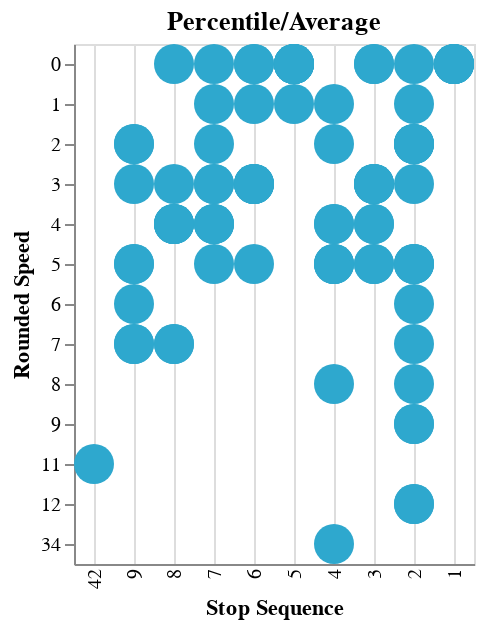

Notebook code for this chart:
### Code cell
test2

### Figure 1 — Vega-Lite specification as saved in the notebook (floating-point values rounded to 4 significant figures)
{"config": {"view": {"continuousWidth": 300, "continuousHeight": 300}}, "data": {"name": "data-989a34a404eca811b3d670e660ee9008"}, "mark": {"type": "circle", "opacity": 1, "size": 400}, "encoding": {"color": {"field": "Variable", "legend": null, "scale": {"range": ["#2EA8CE", "#EB9F3C", "#F4D837", "#51BF9D", "#8CBCCB", "#9487C0"]}, "type": "nominal"}, "tooltip": [{"field": "Gtfs Dataset Name", "type": "nominal"}, {"field": "Shape Array Key", "type": "nominal"}, {"field": "Trip Id", "type": "nominal"}, {"field": "Stop Sequence", "type": "quantitative"}, {"field": "Gtfs Dataset Key", "type": "nominal"}, {"field": "Loop Or Inlining", "type": "quantitative"}, {"field": "N Trips", "type": "quantitative"}, {"field": "Variable", "type": "nominal"}, {"field": "Speed", "type": "quantitative"}, {"field": "Route", "type": "nominal"}, {"field": "Rounded Speed", "type": "quantitative"}], "x": {"axis": {"grid": true, "ticks": false}, "field": "Stop Sequence", "sort": "descending", "type": "ordinal"}, "y": {"field": "Rounded Speed", "type": "nominal"}}, "title": "Percentile/Average", "transform": [{"window": [{"op": "rank", "field": "", "as": "id"}], "groupby": ["Variable"]}], "$schema": "https://vega.github.io/schema/vega-lite/v5.8.0.json", "datasets": {"data-989a34a404eca811b3d670e660ee9008": [{"Gtfs Dataset Name": "Anaheim Resort VehiclePositions", "Shape Array Key": "29d2bbdbeaec1d6888800f85bebf6e33", "Trip Id": "aa6a03fe-f119-44a5-8976-2ad77ceeb89f:4", "Stop Sequence": 1, "Gtfs Dataset Key": "1051e067d18a76b0a79789f051d5c22b", "Loop Or Inlining": 1, "N Trips": 8, "Variable": "Speed Mph", "Speed": 0.0, "Route": "Anaheim Resort VehiclePositions 29d2bbdbeaec1d6888800f85bebf6e33", "Rounded Speed": 0}, {"Gtfs Dataset Name": "Anaheim Resort VehiclePositions", "Shape Array Key": "29d2bbdbeaec1d6888800f85bebf6e33", "Trip Id": "aa6a03fe-f119-44a5-8976-2ad77ceeb89f:1", "Stop Sequence": 1, "Gtfs Dataset Key": "1051e067d18a76b0a79789f051d5c22b", "Loop Or Inlining": 1, "N Trips": 8, "Variable": "Speed Mph", "Speed": 0.0, "Route": "Anaheim Resort VehiclePositions 29d2bbdbeaec1d6888800f85bebf6e33", "Rounded Speed": 0}, {"Gtfs Dataset Name": "Anaheim Resort VehiclePositions", "Shape Array Key": "29d2bbdbeaec1d6888800f85bebf6e33", "Trip Id": "aa6a03fe-f119-44a5-8976-2ad77ceeb89f:3", "Stop Sequence": 1, "Gtfs Dataset Key": "1051e067d18a76b0a79789f051d5c22b", "Loop Or Inlining": 1, "N Trips": 8, "Variable": "Speed Mph", "Speed": 0.0, "Route": "Anaheim Resort VehiclePositions 29d2bbdbeaec1d6888800f85bebf6e33", "Rounded Speed": 0}, {"Gtfs Dataset Name": "Anaheim Resort VehiclePositions", "Shape Array Key": "29d2bbdbeaec1d6888800f85bebf6e33", "Trip Id": "aa6a03fe-f119-44a5-8976-2ad77ceeb89f:7", "Stop Sequence": 1, "Gtfs Dataset Key": "1051e067d18a76b0a79789f051d5c22b", "Loop Or Inlining": 1, "N Trips": 8, "Variable": "Speed Mph", "Speed": 0.0, "Route": "Anaheim Resort VehiclePositions 29d2bbdbeaec1d6888800f85bebf6e33", "Rounded Speed": 0}, {"Gtfs Dataset Name": "Anaheim Resort VehiclePositions", "Shape Array Key": "29d2bbdbeaec1d6888800f85bebf6e33", "Trip Id": "aa6a03fe-f119-44a5-8976-2ad77ceeb89f:4", "Stop Sequence": 2, "Gtfs Dataset Key": "1051e067d18a76b0a79789f051d5c22b", "Loop Or Inlining": 1, "N Trips": 8, "Variable": "Speed Mph", "Speed": 9.1, "Route": "Anaheim Resort VehiclePositions 29d2bbdbeaec1d6888800f85bebf6e33", "Rounded Speed": 9}, {"Gtfs Dataset Name": "Anaheim Resort VehiclePositions", "Shape Array Key": "29d2bbdbeaec1d6888800f85bebf6e33", "Trip Id": "aa6a03fe-f119-44a5-8976-2ad77ceeb89f:8", "Stop Sequence": 2, "Gtfs Dataset Key": "1051e067d18a76b0a79789f051d5c22b", "Loop Or Inlining": 1, "N Trips": 8, "Variable": "Speed Mph", "Speed": 9.6, "Route": "Anaheim Resort VehiclePositions 29d2bbdbeaec1d6888800f85bebf6e33", "Rounded Speed": 9}, {"Gtfs Dataset Name": "Anaheim Resort VehiclePositions", "Shape Array Key": "29d2bbdbeaec1d6888800f85bebf6e33", "Trip Id": "aa6a03fe-f119-44a5-8976-2ad77ceeb89f:2", "Stop Sequence": 2, "Gtfs Dataset Key": "1051e067d18a76b0a79789f051d5c22b", "Loop Or Inlining": 1, "N Trips": 8, "Variable": "Speed Mph", "Speed": 12.1, "Route": "Anaheim Resort VehiclePositions 29d2bbdbeaec1d6888800f85bebf6e33", "Rounded Speed": 12}, {"Gtfs Dataset Name": "Anaheim Resort VehiclePositions", "Shape Array Key": "29d2bbdbeaec1d6888800f85bebf6e33", "Trip Id": "aa6a03fe-f119-44a5-8976-2ad77ceeb89f:7", "Stop Sequence": 2, "Gtfs Dataset Key": "1051e067d18a76b0a79789f051d5c22b", "Loop Or Inlining": 1, "N Trips": 8, "Variable": "Speed Mph", "Speed": 7.3, "Route": "Anaheim Resort VehiclePositions 29d2bbdbeaec1d6888800f85bebf6e33", "Rounded Speed": 7}, {"Gtfs Dataset Name": "Anaheim Resort VehiclePositions", "Shape Array Key": "29d2bbdbeaec1d6888800f85bebf6e33", "Trip Id": "aa6a03fe-f119-44a5-8976-2ad77ceeb89f:5", "Stop Sequence": 2, "Gtfs Dataset Key": "1051e067d18a76b0a79789f051d5c22b", "Loop Or Inlining": 1, "N Trips": 8, "Variable": "Speed Mph", "Speed": 12.2, "Route": "Anaheim Resort VehiclePositions 29d2bbdbeaec1d6888800f85bebf6e33", "Rounded Speed": 12}, {"Gtfs Dataset Name": "Anaheim Resort VehiclePositions", "Shape Array Key": "29d2bbdbeaec1d6888800f85bebf6e33", "Trip Id": "aa6a03fe-f119-44a5-8976-2ad77ceeb89f:1", "Stop Sequence": 2, "Gtfs Dataset Key": "1051e067d18a76b0a79789f051d5c22b", "Loop Or Inlining": 1, "N Trips": 8, "Variable": "Speed Mph", "Speed": 1.5, "Route": "Anaheim Resort VehiclePositions 29d2bbdbeaec1d6888800f85bebf6e33", "Rounded Speed": 1}, {"Gtfs Dataset Name": "Anaheim Resort VehiclePositions", "Shape Array Key": "29d2bbdbeaec1d6888800f85bebf6e33", "Trip Id": "aa6a03fe-f119-44a5-8976-2ad77ceeb89f:3", "Stop Sequence": 2, "Gtfs Dataset Key": "1051e067d18a76b0a79789f051d5c22b", "Loop Or Inlining": 1, "N Trips": 8, "Variable": "Speed Mph", "Speed": 6.7, "Route": "Anaheim Resort VehiclePositions 29d2bbdbeaec1d6888800f85bebf6e33", "Rounded Speed": 6}, {"Gtfs Dataset Name": "Anaheim Resort VehiclePositions", "Shape Array Key": "29d2bbdbeaec1d6888800f85bebf6e33", "Trip Id": "aa6a03fe-f119-44a5-8976-2ad77ceeb89f:6", "Stop Sequence": 2, "Gtfs Dataset Key": "1051e067d18a76b0a79789f051d5c22b", "Loop Or Inlining": 1, "N Trips": 8, "Variable": "Speed Mph", "Speed": 5.5, "Route": "Anaheim Resort VehiclePositions 29d2bbdbeaec1d6888800f85bebf6e33", "Rounded Speed": 5}, {"Gtfs Dataset Name": "Anaheim Resort VehiclePositions", "Shape Array Key": "29d2bbdbeaec1d6888800f85bebf6e33", "Trip Id": "aa6a03fe-f119-44a5-8976-2ad77ceeb89f:8", "Stop Sequence": 3, "Gtfs Dataset Key": "1051e067d18a76b0a79789f051d5c22b", "Loop Or Inlining": 1, "N Trips": 8, "Variable": "Speed Mph", "Speed": 4.2, "Route": "Anaheim Resort VehiclePositions 29d2bbdbeaec1d6888800f85bebf6e33", "Rounded Speed": 4}, {"Gtfs Dataset Name": "Anaheim Resort VehiclePositions", "Shape Array Key": "29d2bbdbeaec1d6888800f85bebf6e33", "Trip Id": "aa6a03fe-f119-44a5-8976-2ad77ceeb89f:6", "Stop Sequence": 3, "Gtfs Dataset Key": "1051e067d18a76b0a79789f051d5c22b", "Loop Or Inlining": 1, "N Trips": 8, "Variable": "Speed Mph", "Speed": 5.5, "Route": "Anaheim Resort VehiclePositions 29d2bbdbeaec1d6888800f85bebf6e33", "Rounded Speed": 5}, {"Gtfs Dataset Name": "Anaheim Resort VehiclePositions", "Shape Array Key": "29d2bbdbeaec1d6888800f85bebf6e33", "Trip Id": "aa6a03fe-f119-44a5-8976-2ad77ceeb89f:3", "Stop Sequence": 3, "Gtfs Dataset Key": "1051e067d18a76b0a79789f051d5c22b", "Loop Or Inlining": 1, "N Trips": 8, "Variable": "Speed Mph", "Speed": 5.2, "Route": "Anaheim Resort VehiclePositions 29d2bbdbeaec1d6888800f85bebf6e33", "Rounded Speed": 5}, {"Gtfs Dataset Name": "Anaheim Resort VehiclePositions", "Shape Array Key": "29d2bbdbeaec1d6888800f85bebf6e33", "Trip Id": "aa6a03fe-f119-44a5-8976-2ad77ceeb89f:7", "Stop Sequence": 3, "Gtfs Dataset Key": "1051e067d18a76b0a79789f051d5c22b", "Loop Or Inlining": 1, "N Trips": 8, "Variable": "Speed Mph", "Speed": 3.7, "Route": "Anaheim Resort VehiclePositions 29d2bbdbeaec1d6888800f85bebf6e33", "Rounded Speed": 3}, {"Gtfs Dataset Name": "Anaheim Resort VehiclePositions", "Shape Array Key": "29d2bbdbeaec1d6888800f85bebf6e33", "Trip Id": "aa6a03fe-f119-44a5-8976-2ad77ceeb89f:1", "Stop Sequence": 3, "Gtfs Dataset Key": "1051e067d18a76b0a79789f051d5c22b", "Loop Or Inlining": 1, "N Trips": 8, "Variable": "Speed Mph", "Speed": 3.8, "Route": "Anaheim Resort VehiclePositions 29d2bbdbeaec1d6888800f85bebf6e33", "Rounded Speed": 3}, {"Gtfs Dataset Name": "Anaheim Resort VehiclePositions", "Shape Array Key": "29d2bbdbeaec1d6888800f85bebf6e33", "Trip Id": "aa6a03fe-f119-44a5-8976-2ad77ceeb89f:5", "Stop Sequence": 3, "Gtfs Dataset Key": "1051e067d18a76b0a79789f051d5c22b", "Loop Or Inlining": 1, "N Trips": 8, "Variable": "Speed Mph", "Speed": 3.7, "Route": "Anaheim Resort VehiclePositions 29d2bbdbeaec1d6888800f85bebf6e33", "Rounded Speed": 3}, {"Gtfs Dataset Name": "Anaheim Resort VehiclePositions", "Shape Array Key": "29d2bbdbeaec1d6888800f85bebf6e33", "Trip Id": "aa6a03fe-f119-44a5-8976-2ad77ceeb89f:4", "Stop Sequence": 3, "Gtfs Dataset Key": "1051e067d18a76b0a79789f051d5c22b", "Loop Or Inlining": 1, "N Trips": 8, "Variable": "Speed Mph", "Speed": 4.0, "Route": "Anaheim Resort VehiclePositions 29d2bbdbeaec1d6888800f85bebf6e33", "Rounded Speed": 4}, {"Gtfs Dataset Name": "Anaheim Resort VehiclePositions", "Shape Array Key": "29d2bbdbeaec1d6888800f85bebf6e33", "Trip Id": "aa6a03fe-f119-44a5-8976-2ad77ceeb89f:2", "Stop Sequence": 3, "Gtfs Dataset Key": "1051e067d18a76b0a79789f051d5c22b", "Loop Or Inlining": 1, "N Trips": 8, "Variable": "Speed Mph", "Speed": 3.5, "Route": "Anaheim Resort VehiclePositions 29d2bbdbeaec1d6888800f85bebf6e33", "Rounded Speed": 3}, {"Gtfs Dataset Name": "Anaheim Resort VehiclePositions", "Shape Array Key": "29d2bbdbeaec1d6888800f85bebf6e33", "Trip Id": "aa6a03fe-f119-44a5-8976-2ad77ceeb89f:3", "Stop Sequence": 4, "Gtfs Dataset Key": "1051e067d18a76b0a79789f051d5c22b", "Loop Or Inlining": 1, "N Trips": 8, "Variable": "Speed Mph", "Speed": 5.5, "Route": "Anaheim Resort VehiclePositions 29d2bbdbeaec1d6888800f85bebf6e33", "Rounded Speed": 5}, {"Gtfs Dataset Name": "Anaheim Resort VehiclePositions", "Shape Array Key": "29d2bbdbeaec1d6888800f85bebf6e33", "Trip Id": "aa6a03fe-f119-44a5-8976-2ad77ceeb89f:2", "Stop Sequence": 4, "Gtfs Dataset Key": "1051e067d18a76b0a79789f051d5c22b", "Loop Or Inlining": 1, "N Trips": 8, "Variable": "Speed Mph", "Speed": 4.7, "Route": "Anaheim Resort VehiclePositions 29d2bbdbeaec1d6888800f85bebf6e33", "Rounded Speed": 4}, {"Gtfs Dataset Name": "Anaheim Resort VehiclePositions", "Shape Array Key": "29d2bbdbeaec1d6888800f85bebf6e33", "Trip Id": "aa6a03fe-f119-44a5-8976-2ad77ceeb89f:5", "Stop Sequence": 4, "Gtfs Dataset Key": "1051e067d18a76b0a79789f051d5c22b", "Loop Or Inlining": 1, "N Trips": 8, "Variable": "Speed Mph", "Speed": 2.7, "Route": "Anaheim Resort VehiclePositions 29d2bbdbeaec1d6888800f85bebf6e33", "Rounded Speed": 2}, {"Gtfs Dataset Name": "Anaheim Resort VehiclePositions", "Shape Array Key": "29d2bbdbeaec1d6888800f85bebf6e33", "Trip Id": "aa6a03fe-f119-44a5-8976-2ad77ceeb89f:4", "Stop Sequence": 4, "Gtfs Dataset Key": "1051e067d18a76b0a79789f051d5c22b", "Loop Or Inlining": 1, "N Trips": 8, "Variable": "Speed Mph", "Speed": 1.9, "Route": "Anaheim Resort VehiclePositions 29d2bbdbeaec1d6888800f85bebf6e33", "Rounded Speed": 1}, {"Gtfs Dataset Name": "Anaheim Resort VehiclePositions", "Shape Array Key": "29d2bbdbeaec1d6888800f85bebf6e33", "Trip Id": "aa6a03fe-f119-44a5-8976-2ad77ceeb89f:1", "Stop Sequence": 4, "Gtfs Dataset Key": "1051e067d18a76b0a79789f051d5c22b", "Loop Or Inlining": 1, "N Trips": 8, "Variable": "Speed Mph", "Speed": 8.9, "Route": "Anaheim Resort VehiclePositions 29d2bbdbeaec1d6888800f85bebf6e33", "Rounded Speed": 8}, {"Gtfs Dataset Name": "Anaheim Resort VehiclePositions", "Shape Array Key": "29d2bbdbeaec1d6888800f85bebf6e33", "Trip Id": "aa6a03fe-f119-44a5-8976-2ad77ceeb89f:6", "Stop Sequence": 4, "Gtfs Dataset Key": "1051e067d18a76b0a79789f051d5c22b", "Loop Or Inlining": 1, "N Trips": 8, "Variable": "Speed Mph", "Speed": 4.0, "Route": "Anaheim Resort VehiclePositions 29d2bbdbeaec1d6888800f85bebf6e33", "Rounded Speed": 4}, {"Gtfs Dataset Name": "Anaheim Resort VehiclePositions", "Shape Array Key": "29d2bbdbeaec1d6888800f85bebf6e33", "Trip Id": "aa6a03fe-f119-44a5-8976-2ad77ceeb89f:7", "Stop Sequence": 4, "Gtfs Dataset Key": "1051e067d18a76b0a79789f051d5c22b", "Loop Or Inlining": 1, "N Trips": 8, "Variable": "Speed Mph", "Speed": 5.0, "Route": "Anaheim Resort VehiclePositions 29d2bbdbeaec1d6888800f85bebf6e33", "Rounded Speed": 5}, {"Gtfs Dataset Name": "Anaheim Resort VehiclePositions", "Shape Array Key": "29d2bbdbeaec1d6888800f85bebf6e33", "Trip Id": "aa6a03fe-f119-44a5-8976-2ad77ceeb89f:8", "Stop Sequence": 4, "Gtfs Dataset Key": "1051e067d18a76b0a79789f051d5c22b", "Loop Or Inlining": 1, "N Trips": 8, "Variable": "Speed Mph", "Speed": 5.8, "Route": "Anaheim Resort VehiclePositions 29d2bbdbeaec1d6888800f85bebf6e33", "Rounded Speed": 5}, {"Gtfs Dataset Name": "Anaheim Resort VehiclePositions", "Shape Array Key": "29d2bbdbeaec1d6888800f85bebf6e33", "Trip Id": "aa6a03fe-f119-44a5-8976-2ad77ceeb89f:5", "Stop Sequence": 5, "Gtfs Dataset Key": "1051e067d18a76b0a79789f051d5c22b", "Loop Or Inlining": 1, "N Trips": 8, "Variable": "Speed Mph", "Speed": 0.4, "Route": "Anaheim Resort VehiclePositions 29d2bbdbeaec1d6888800f85bebf6e33", "Rounded Speed": 0}, {"Gtfs Dataset Name": "Anaheim Resort VehiclePositions", "Shape Array Key": "29d2bbdbeaec1d6888800f85bebf6e33", "Trip Id": "aa6a03fe-f119-44a5-8976-2ad77ceeb89f:1", "Stop Sequence": 5, "Gtfs Dataset Key": "1051e067d18a76b0a79789f051d5c22b", "Loop Or Inlining": 1, "N Trips": 8, "Variable": "Speed Mph", "Speed": 0.4, "Route": "Anaheim Resort VehiclePositions 29d2bbdbeaec1d6888800f85bebf6e33", "Rounded Speed": 0}, {"Gtfs Dataset Name": "Anaheim Resort VehiclePositions", "Shape Array Key": "29d2bbdbeaec1d6888800f85bebf6e33", "Trip Id": "aa6a03fe-f119-44a5-8976-2ad77ceeb89f:6", "Stop Sequence": 5, "Gtfs Dataset Key": "1051e067d18a76b0a79789f051d5c22b", "Loop Or Inlining": 1, "N Trips": 8, "Variable": "Speed Mph", "Speed": 1.0, "Route": "Anaheim Resort VehiclePositions 29d2bbdbeaec1d6888800f85bebf6e33", "Rounded Speed": 1}, {"Gtfs Dataset Name": "Anaheim Resort VehiclePositions", "Shape Array Key": "29d2bbdbeaec1d6888800f85bebf6e33", "Trip Id": "aa6a03fe-f119-44a5-8976-2ad77ceeb89f:2", "Stop Sequence": 5, "Gtfs Dataset Key": "1051e067d18a76b0a79789f051d5c22b", "Loop Or Inlining": 1, "N Trips": 8, "Variable": "Speed Mph", "Speed": 0.9, "Route": "Anaheim Resort VehiclePositions 29d2bbdbeaec1d6888800f85bebf6e33", "Rounded Speed": 0}, {"Gtfs Dataset Name": "Anaheim Resort VehiclePositions", "Shape Array Key": "29d2bbdbeaec1d6888800f85bebf6e33", "Trip Id": "aa6a03fe-f119-44a5-8976-2ad77ceeb89f:4", "Stop Sequence": 5, "Gtfs Dataset Key": "1051e067d18a76b0a79789f051d5c22b", "Loop Or Inlining": 1, "N Trips": 8, "Variable": "Speed Mph", "Speed": 0.7, "Route": "Anaheim Resort VehiclePositions 29d2bbdbeaec1d6888800f85bebf6e33", "Rounded Speed": 0}, {"Gtfs Dataset Name": "Anaheim Resort VehiclePositions", "Shape Array Key": "29d2bbdbeaec1d6888800f85bebf6e33", "Trip Id": "aa6a03fe-f119-44a5-8976-2ad77ceeb89f:7", "Stop Sequence": 5, "Gtfs Dataset Key": "1051e067d18a76b0a79789f051d5c22b", "Loop Or Inlining": 1, "N Trips": 8, "Variable": "Speed Mph", "Speed": 0.9, "Route": "Anaheim Resort VehiclePositions 29d2bbdbeaec1d6888800f85bebf6e33", "Rounded Speed": 0}, {"Gtfs Dataset Name": "Anaheim Resort VehiclePositions", "Shape Array Key": "29d2bbdbeaec1d6888800f85bebf6e33", "Trip Id": "aa6a03fe-f119-44a5-8976-2ad77ceeb89f:8", "Stop Sequence": 5, "Gtfs Dataset Key": "1051e067d18a76b0a79789f051d5c22b", "Loop Or Inlining": 1, "N Trips": 8, "Variable": "Speed Mph", "Speed": 0.0, "Route": "Anaheim Resort VehiclePositions 29d2bbdbeaec1d6888800f85bebf6e33", "Rounded Speed": 0}, {"Gtfs Dataset Name": "Anaheim Resort VehiclePositions", "Shape Array Key": "29d2bbdbeaec1d6888800f85bebf6e33", "Trip Id": "aa6a03fe-f119-44a5-8976-2ad77ceeb89f:3", "Stop Sequence": 5, "Gtfs Dataset Key": "1051e067d18a76b0a79789f051d5c22b", "Loop Or Inlining": 1, "N Trips": 8, "Variable": "Speed Mph", "Speed": 0.6, "Route": "Anaheim Resort VehiclePositions 29d2bbdbeaec1d6888800f85bebf6e33", "Rounded Speed": 0}, {"Gtfs Dataset Name": "Anaheim Resort VehiclePositions", "Shape Array Key": "29d2bbdbeaec1d6888800f85bebf6e33", "Trip Id": "aa6a03fe-f119-44a5-8976-2ad77ceeb89f:1", "Stop Sequence": 6, "Gtfs Dataset Key": "1051e067d18a76b0a79789f051d5c22b", "Loop Or Inlining": 1, "N Trips": 8, "Variable": "Speed Mph", "Speed": 3.2, "Route": "Anaheim Resort VehiclePositions 29d2bbdbeaec1d6888800f85bebf6e33", "Rounded Speed": 3}, {"Gtfs Dataset Name": "Anaheim Resort VehiclePositions", "Shape Array Key": "29d2bbdbeaec1d6888800f85bebf6e33", "Trip Id": "aa6a03fe-f119-44a5-8976-2ad77ceeb89f:7", "Stop Sequence": 6, "Gtfs Dataset Key": "1051e067d18a76b0a79789f051d5c22b", "Loop Or Inlining": 1, "N Trips": 8, "Variable": "Speed Mph", "Speed": 3.1, "Route": "Anaheim Resort VehiclePositions 29d2bbdbeaec1d6888800f85bebf6e33", "Rounded Speed": 3}, {"Gtfs Dataset Name": "Anaheim Resort VehiclePositions", "Shape Array Key": "29d2bbdbeaec1d6888800f85bebf6e33", "Trip Id": "aa6a03fe-f119-44a5-8976-2ad77ceeb89f:5", "Stop Sequence": 6, "Gtfs Dataset Key": "1051e067d18a76b0a79789f051d5c22b", "Loop Or Inlining": 1, "N Trips": 8, "Variable": "Speed Mph", "Speed": 3.1, "Route": "Anaheim Resort VehiclePositions 29d2bbdbeaec1d6888800f85bebf6e33", "Rounded Speed": 3}, {"Gtfs Dataset Name": "Anaheim Resort VehiclePositions", "Shape Array Key": "29d2bbdbeaec1d6888800f85bebf6e33", "Trip Id": "aa6a03fe-f119-44a5-8976-2ad77ceeb89f:8", "Stop Sequence": 6, "Gtfs Dataset Key": "1051e067d18a76b0a79789f051d5c22b", "Loop Or Inlining": 1, "N Trips": 8, "Variable": "Speed Mph", "Speed": 1.6, "Route": "Anaheim Resort VehiclePositions 29d2bbdbeaec1d6888800f85bebf6e33", "Rounded Speed": 1}, {"Gtfs Dataset Name": "Anaheim Resort VehiclePositions", "Shape Array Key": "29d2bbdbeaec1d6888800f85bebf6e33", "Trip Id": "aa6a03fe-f119-44a5-8976-2ad77ceeb89f:4", "Stop Sequence": 6, "Gtfs Dataset Key": "1051e067d18a76b0a79789f051d5c22b", "Loop Or Inlining": 1, "N Trips": 8, "Variable": "Speed Mph", "Speed": 0.0, "Route": "Anaheim Resort VehiclePositions 29d2bbdbeaec1d6888800f85bebf6e33", "Rounded Speed": 0}, {"Gtfs Dataset Name": "Anaheim Resort VehiclePositions", "Shape Array Key": "29d2bbdbeaec1d6888800f85bebf6e33", "Trip Id": "aa6a03fe-f119-44a5-8976-2ad77ceeb89f:6", "Stop Sequence": 6, "Gtfs Dataset Key": "1051e067d18a76b0a79789f051d5c22b", "Loop Or Inlining": 1, "N Trips": 8, "Variable": "Speed Mph", "Speed": 3.5, "Route": "Anaheim Resort VehiclePositions 29d2bbdbeaec1d6888800f85bebf6e33", "Rounded Speed": 3}, {"Gtfs Dataset Name": "Anaheim Resort VehiclePositions", "Shape Array Key": "29d2bbdbeaec1d6888800f85bebf6e33", "Trip Id": "aa6a03fe-f119-44a5-8976-2ad77ceeb89f:3", "Stop Sequence": 6, "Gtfs Dataset Key": "1051e067d18a76b0a79789f051d5c22b", "Loop Or Inlining": 1, "N Trips": 8, "Variable": "Speed Mph", "Speed": 5.2, "Route": "Anaheim Resort VehiclePositions 29d2bbdbeaec1d6888800f85bebf6e33", "Rounded Speed": 5}, {"Gtfs Dataset Name": "Anaheim Resort VehiclePositions", "Shape Array Key": "29d2bbdbeaec1d6888800f85bebf6e33", "Trip Id": "aa6a03fe-f119-44a5-8976-2ad77ceeb89f:2", "Stop Sequence": 6, "Gtfs Dataset Key": "1051e067d18a76b0a79789f051d5c22b", "Loop Or Inlining": 1, "N Trips": 8, "Variable": "Speed Mph", "Speed": 0.1, "Route": "Anaheim Resort VehiclePositions 29d2bbdbeaec1d6888800f85bebf6e33", "Rounded Speed": 0}, {"Gtfs Dataset Name": "Anaheim Resort VehiclePositions", "Shape Array Key": "29d2bbdbeaec1d6888800f85bebf6e33", "Trip Id": "aa6a03fe-f119-44a5-8976-2ad77ceeb89f:4", "Stop Sequence": 7, "Gtfs Dataset Key": "1051e067d18a76b0a79789f051d5c22b", "Loop Or Inlining": 1, "N Trips": 8, "Variable": "Speed Mph", "Speed": 3.7, "Route": "Anaheim Resort VehiclePositions 29d2bbdbeaec1d6888800f85bebf6e33", "Rounded Speed": 3}, {"Gtfs Dataset Name": "Anaheim Resort VehiclePositions", "Shape Array Key": "29d2bbdbeaec1d6888800f85bebf6e33", "Trip Id": "aa6a03fe-f119-44a5-8976-2ad77ceeb89f:2", "Stop Sequence": 7, "Gtfs Dataset Key": "1051e067d18a76b0a79789f051d5c22b", "Loop Or Inlining": 1, "N Trips": 8, "Variable": "Speed Mph", "Speed": 4.2, "Route": "Anaheim Resort VehiclePositions 29d2bbdbeaec1d6888800f85bebf6e33", "Rounded Speed": 4}, {"Gtfs Dataset Name": "Anaheim Resort VehiclePositions", "Shape Array Key": "29d2bbdbeaec1d6888800f85bebf6e33", "Trip Id": "aa6a03fe-f119-44a5-8976-2ad77ceeb89f:7", "Stop Sequence": 7, "Gtfs Dataset Key": "1051e067d18a76b0a79789f051d5c22b", "Loop Or Inlining": 1, "N Trips": 8, "Variable": "Speed Mph", "Speed": 4.4, "Route": "Anaheim Resort VehiclePositions 29d2bbdbeaec1d6888800f85bebf6e33", "Rounded Speed": 4}, {"Gtfs Dataset Name": "Anaheim Resort VehiclePositions", "Shape Array Key": "29d2bbdbeaec1d6888800f85bebf6e33", "Trip Id": "aa6a03fe-f119-44a5-8976-2ad77ceeb89f:5", "Stop Sequence": 7, "Gtfs Dataset Key": "1051e067d18a76b0a79789f051d5c22b", "Loop Or Inlining": 1, "N Trips": 8, "Variable": "Speed Mph", "Speed": 1.6, "Route": "Anaheim Resort VehiclePositions 29d2bbdbeaec1d6888800f85bebf6e33", "Rounded Speed": 1}, {"Gtfs Dataset Name": "Anaheim Resort VehiclePositions", "Shape Array Key": "29d2bbdbeaec1d6888800f85bebf6e33", "Trip Id": "aa6a03fe-f119-44a5-8976-2ad77ceeb89f:8", "Stop Sequence": 7, "Gtfs Dataset Key": "1051e067d18a76b0a79789f051d5c22b", "Loop Or Inlining": 1, "N Trips": 8, "Variable": "Speed Mph", "Speed": 4.4, "Route": "Anaheim Resort VehiclePositions 29d2bbdbeaec1d6888800f85bebf6e33", "Rounded Speed": 4}, {"Gtfs Dataset Name": "Anaheim Resort VehiclePositions", "Shape Array Key": "29d2bbdbeaec1d6888800f85bebf6e33", "Trip Id": "aa6a03fe-f119-44a5-8976-2ad77ceeb89f:1", "Stop Sequence": 7, "Gtfs Dataset Key": "1051e067d18a76b0a79789f051d5c22b", "Loop Or Inlining": 1, "N Trips": 8, "Variable": "Speed Mph", "Speed": 5.7, "Route": "Anaheim Resort VehiclePositions 29d2bbdbeaec1d6888800f85bebf6e33", "Rounded Speed": 5}, {"Gtfs Dataset Name": "Anaheim Resort VehiclePositions", "Shape Array Key": "29d2bbdbeaec1d6888800f85bebf6e33", "Trip Id": "aa6a03fe-f119-44a5-8976-2ad77ceeb89f:6", "Stop Sequence": 7, "Gtfs Dataset Key": "1051e067d18a76b0a79789f051d5c22b", "Loop Or Inlining": 1, "N Trips": 8, "Variable": "Speed Mph", "Speed": 3.9, "Route": "Anaheim Resort VehiclePositions 29d2bbdbeaec1d6888800f85bebf6e33", "Rounded Speed": 3}, {"Gtfs Dataset Name": "Anaheim Resort VehiclePositions", "Shape Array Key": "29d2bbdbeaec1d6888800f85bebf6e33", "Trip Id": "aa6a03fe-f119-44a5-8976-2ad77ceeb89f:3", "Stop Sequence": 7, "Gtfs Dataset Key": "1051e067d18a76b0a79789f051d5c22b", "Loop Or Inlining": 1, "N Trips": 8, "Variable": "Speed Mph", "Speed": 2.7, "Route": "Anaheim Resort VehiclePositions 29d2bbdbeaec1d6888800f85bebf6e33", "Rounded Speed": 2}, {"Gtfs Dataset Name": "Anaheim Resort VehiclePositions", "Shape Array Key": "29d2bbdbeaec1d6888800f85bebf6e33", "Trip Id": "aa6a03fe-f119-44a5-8976-2ad77ceeb89f:5", "Stop Sequence": 8, "Gtfs Dataset Key": "1051e067d18a76b0a79789f051d5c22b", "Loop Or Inlining": 1, "N Trips": 8, "Variable": "Speed Mph", "Speed": 3.4, "Route": "Anaheim Resort VehiclePositions 29d2bbdbeaec1d6888800f85bebf6e33", "Rounded Speed": 3}, {"Gtfs Dataset Name": "Anaheim Resort VehiclePositions", "Shape Array Key": "29d2bbdbeaec1d6888800f85bebf6e33", "Trip Id": "aa6a03fe-f119-44a5-8976-2ad77ceeb89f:7", "Stop Sequence": 8, "Gtfs Dataset Key": "1051e067d18a76b0a79789f051d5c22b", "Loop Or Inlining": 1, "N Trips": 8, "Variable": "Speed Mph", "Speed": 4.7, "Route": "Anaheim Resort VehiclePositions 29d2bbdbeaec1d6888800f85bebf6e33", "Rounded Speed": 4}, {"Gtfs Dataset Name": "Anaheim Resort VehiclePositions", "Shape Array Key": "29d2bbdbeaec1d6888800f85bebf6e33", "Trip Id": "aa6a03fe-f119-44a5-8976-2ad77ceeb89f:4", "Stop Sequence": 8, "Gtfs Dataset Key": "1051e067d18a76b0a79789f051d5c22b", "Loop Or Inlining": 1, "N Trips": 8, "Variable": "Speed Mph", "Speed": 7.5, "Route": "Anaheim Resort VehiclePositions 29d2bbdbeaec1d6888800f85bebf6e33", "Rounded Speed": 7}, {"Gtfs Dataset Name": "Anaheim Resort VehiclePositions", "Shape Array Key": "29d2bbdbeaec1d6888800f85bebf6e33", "Trip Id": "aa6a03fe-f119-44a5-8976-2ad77ceeb89f:1", "Stop Sequence": 8, "Gtfs Dataset Key": "1051e067d18a76b0a79789f051d5c22b", "Loop Or Inlining": 1, "N Trips": 8, "Variable": "Speed Mph", "Speed": 7.2, "Route": "Anaheim Resort VehiclePositions 29d2bbdbeaec1d6888800f85bebf6e33", "Rounded Speed": 7}, {"Gtfs Dataset Name": "Anaheim Resort VehiclePositions", "Shape Array Key": "29d2bbdbeaec1d6888800f85bebf6e33", "Trip Id": "aa6a03fe-f119-44a5-8976-2ad77ceeb89f:6", "Stop Sequence": 8, "Gtfs Dataset Key": "1051e067d18a76b0a79789f051d5c22b", "Loop Or Inlining": 1, "N Trips": 8, "Variable": "Speed Mph", "Speed": 4.6, "Route": "Anaheim Resort VehiclePositions 29d2bbdbeaec1d6888800f85bebf6e33", "Rounded Speed": 4}, {"Gtfs Dataset Name": "Anaheim Resort VehiclePositions", "Shape Array Key": "29d2bbdbeaec1d6888800f85bebf6e33", "Trip Id": "aa6a03fe-f119-44a5-8976-2ad77ceeb89f:2", "Stop Sequence": 8, "Gtfs Dataset Key": "1051e067d18a76b0a79789f051d5c22b", "Loop Or Inlining": 1, "N Trips": 8, "Variable": "Speed Mph", "Speed": 4.0, "Route": "Anaheim Resort VehiclePositions 29d2bbdbeaec1d6888800f85bebf6e33", "Rounded Speed": 4}, {"Gtfs Dataset Name": "Anaheim Resort VehiclePositions", "Shape Array Key": "29d2bbdbeaec1d6888800f85bebf6e33", "Trip Id": "aa6a03fe-f119-44a5-8976-2ad77ceeb89f:3", "Stop Sequence": 8, "Gtfs Dataset Key": "1051e067d18a76b0a79789f051d5c22b", "Loop Or Inlining": 1, "N Trips": 8, "Variable": "Speed Mph", "Speed": 4.6, "Route": "Anaheim Resort VehiclePositions 29d2bbdbeaec1d6888800f85bebf6e33", "Rounded Speed": 4}, {"Gtfs Dataset Name": "Anaheim Resort VehiclePositions", "Shape Array Key": "29d2bbdbeaec1d6888800f85bebf6e33", "Trip Id": "aa6a03fe-f119-44a5-8976-2ad77ceeb89f:5", "Stop Sequence": 9, "Gtfs Dataset Key": "1051e067d18a76b0a79789f051d5c22b", "Loop Or Inlining": 1, "N Trips": 8, "Variable": "Speed Mph", "Speed": 2.5, "Route": "Anaheim Resort VehiclePositions 29d2bbdbeaec1d6888800f85bebf6e33", "Rounded Speed": 2}, {"Gtfs Dataset Name": "Anaheim Resort VehiclePositions", "Shape Array Key": "29d2bbdbeaec1d6888800f85bebf6e33", "Trip Id": "aa6a03fe-f119-44a5-8976-2ad77ceeb89f:2", "Stop Sequence": 9, "Gtfs Dataset Key": "1051e067d18a76b0a79789f051d5c22b", "Loop Or Inlining": 1, "N Trips": 8, "Variable": "Speed Mph", "Speed": 2.8, "Route": "Anaheim Resort VehiclePositions 29d2bbdbeaec1d6888800f85bebf6e33", "Rounded Speed": 2}, {"Gtfs Dataset Name": "Anaheim Resort VehiclePositions", "Shape Array Key": "29d2bbdbeaec1d6888800f85bebf6e33", "Trip Id": "aa6a03fe-f119-44a5-8976-2ad77ceeb89f:3", "Stop Sequence": 9, "Gtfs Dataset Key": "1051e067d18a76b0a79789f051d5c22b", "Loop Or Inlining": 1, "N Trips": 8, "Variable": "Speed Mph", "Speed": 5.1, "Route": "Anaheim Resort VehiclePositions 29d2bbdbeaec1d6888800f85bebf6e33", "Rounded Speed": 5}, {"Gtfs Dataset Name": "Anaheim Resort VehiclePositions", "Shape Array Key": "29d2bbdbeaec1d6888800f85bebf6e33", "Trip Id": "aa6a03fe-f119-44a5-8976-2ad77ceeb89f:7", "Stop Sequence": 9, "Gtfs Dataset Key": "1051e067d18a76b0a79789f051d5c22b", "Loop Or Inlining": 1, "N Trips": 8, "Variable": "Speed Mph", "Speed": 6.4, "Route": "Anaheim Resort VehiclePositions 29d2bbdbeaec1d6888800f85bebf6e33", "Rounded Speed": 6}, {"Gtfs Dataset Name": "Anaheim Resort VehiclePositions", "Shape Array Key": "29d2bbdbeaec1d6888800f85bebf6e33", "Trip Id": "aa6a03fe-f119-44a5-8976-2ad77ceeb89f:8", "Stop Sequence": 9, "Gtfs Dataset Key": "1051e067d18a76b0a79789f051d5c22b", "Loop Or Inlining": 1, "N Trips": 8, "Variable": "Speed Mph", "Speed": 7.2, "Route": "Anaheim Resort VehiclePositions 29d2bbdbeaec1d6888800f85bebf6e33", "Rounded Speed": 7}, {"Gtfs Dataset Name": "Anaheim Resort VehiclePositions", "Shape Array Key": "29d2bbdbeaec1d6888800f85bebf6e33", "Trip Id": "aa6a03fe-f119-44a5-8976-2ad77ceeb89f:1", "Stop Sequence": 9, "Gtfs Dataset Key": "1051e067d18a76b0a79789f051d5c22b", "Loop Or Inlining": 1, "N Trips": 8, "Variable": "Speed Mph", "Speed": 7.0, "Route": "Anaheim Resort VehiclePositions 29d2bbdbeaec1d6888800f85bebf6e33", "Rounded Speed": 7}, {"Gtfs Dataset Name": "Anaheim Resort VehiclePositions", "Shape Array Key": "29d2bbdbeaec1d6888800f85bebf6e33", "Trip Id": "aa6a03fe-f119-44a5-8976-2ad77ceeb89f:6", "Stop Sequence": 9, "Gtfs Dataset Key": "1051e067d18a76b0a79789f051d5c22b", "Loop Or Inlining": 1, "N Trips": 8, "Variable": "Speed Mph", "Speed": 5.4, "Route": "Anaheim Resort VehiclePositions 29d2bbdbeaec1d6888800f85bebf6e33", "Rounded Speed": 5}, {"Gtfs Dataset Name": "Anaheim Resort VehiclePositions", "Shape Array Key": "29d2bbdbeaec1d6888800f85bebf6e33", "Trip Id": "aa6a03fe-f119-44a5-8976-2ad77ceeb89f:4", "Stop Sequence": 9, "Gtfs Dataset Key": "1051e067d18a76b0a79789f051d5c22b", "Loop Or Inlining": 1, "N Trips": 8, "Variable": "Speed Mph", "Speed": 3.2, "Route": "Anaheim Resort VehiclePositions 29d2bbdbeaec1d6888800f85bebf6e33", "Rounded Speed": 3}, {"Gtfs Dataset Name": "Eastern Sierra Vehicle Positions", "Shape Array Key": "754c5b012195800c38dc58e72e4f482e", "Trip Id": "t_97725_b_2397_tn_7", "Stop Sequence": 1, "Gtfs Dataset Key": "64b3bb0d6a6888b62be32aa789cc37ef", "Loop Or Inlining": 0, "N Trips": 8, "Variable": "Speed Mph", "Speed": 0.0, "Route": "Eastern Sierra Vehicle Positions 754c5b012195800c38dc58e72e4f482e", "Rounded Speed": 0}, {"Gtfs Dataset Name": "Eastern Sierra Vehicle Positions", "Shape Array Key": "754c5b012195800c38dc58e72e4f482e", "Trip Id": "t_97725_b_2397_tn_3", "Stop Sequence": 2, "Gtfs Dataset Key": "64b3bb0d6a6888b62be32aa789cc37ef", "Loop Or Inlining": 0, "N Trips": 9, "Variable": "Speed Mph", "Speed": 0.5, "Route": "Eastern Sierra Vehicle Positions 754c5b012195800c38dc58e72e4f482e", "Rounded Speed": 0}, {"Gtfs Dataset Name": "Eastern Sierra Vehicle Positions", "Shape Array Key": "754c5b012195800c38dc58e72e4f482e", "Trip Id": "t_97725_b_2397_tn_5", "Stop Sequence": 2, "Gtfs Dataset Key": "64b3bb0d6a6888b62be32aa789cc37ef", "Loop Or Inlining": 0, "N Trips": 9, "Variable": "Speed Mph", "Speed": 5.2, "Route": "Eastern Sierra Vehicle Positions 754c5b012195800c38dc58e72e4f482e", "Rounded Speed": 5}, {"Gtfs Dataset Name": "Eastern Sierra Vehicle Positions", "Shape Array Key": "754c5b012195800c38dc58e72e4f482e", "Trip Id": "t_97725_b_2397_tn_7", "Stop Sequence": 2, "Gtfs Dataset Key": "64b3bb0d6a6888b62be32aa789cc37ef", "Loop Or Inlining": 0, "N Trips": 9, "Variable": "Speed Mph", "Speed": 2.2, "Route": "Eastern Sierra Vehicle Positions 754c5b012195800c38dc58e72e4f482e", "Rounded Speed": 2}, {"Gtfs Dataset Name": "Eastern Sierra Vehicle Positions", "Shape Array Key": "754c5b012195800c38dc58e72e4f482e", "Trip Id": "t_97725_b_2397_tn_9", "Stop Sequence": 2, "Gtfs Dataset Key": "64b3bb0d6a6888b62be32aa789cc37ef", "Loop Or Inlining": 0, "N Trips": 9, "Variable": "Speed Mph", "Speed": 8.3, "Route": "Eastern Sierra Vehicle Positions 754c5b012195800c38dc58e72e4f482e", "Rounded Speed": 8}, {"Gtfs Dataset Name": "Eastern Sierra Vehicle Positions", "Shape Array Key": "754c5b012195800c38dc58e72e4f482e", "Trip Id": "t_97725_b_2397_tn_11", "Stop Sequence": 2, "Gtfs Dataset Key": "64b3bb0d6a6888b62be32aa789cc37ef", "Loop Or Inlining": 0, "N Trips": 9, "Variable": "Speed Mph", "Speed": 2.2, "Route": "Eastern Sierra Vehicle Positions 754c5b012195800c38dc58e72e4f482e", "Rounded Speed": 2}, {"Gtfs Dataset Name": "Eastern Sierra Vehicle Positions", "Shape Array Key": "754c5b012195800c38dc58e72e4f482e", "Trip Id": "t_97725_b_2397_tn_19", "Stop Sequence": 2, "Gtfs Dataset Key": "64b3bb0d6a6888b62be32aa789cc37ef", "Loop Or Inlining": 0, "N Trips": 9, "Variable": "Speed Mph", "Speed": 3.6, "Route": "Eastern Sierra Vehicle Positions 754c5b012195800c38dc58e72e4f482e", "Rounded Speed": 3}, {"Gtfs Dataset Name": "Eastern Sierra Vehicle Positions", "Shape Array Key": "754c5b012195800c38dc58e72e4f482e", "Trip Id": "t_97725_b_2397_tn_17", "Stop Sequence": 2, "Gtfs Dataset Key": "64b3bb0d6a6888b62be32aa789cc37ef", "Loop Or Inlining": 0, "N Trips": 9, "Variable": "Speed Mph", "Speed": 2.3, "Route": "Eastern Sierra Vehicle Positions 754c5b012195800c38dc58e72e4f482e", "Rounded Speed": 2}, {"Gtfs Dataset Name": "Eastern Sierra Vehicle Positions", "Shape Array Key": "754c5b012195800c38dc58e72e4f482e", "Trip Id": "t_97725_b_2397_tn_13", "Stop Sequence": 2, "Gtfs Dataset Key": "64b3bb0d6a6888b62be32aa789cc37ef", "Loop Or Inlining": 0, "N Trips": 9, "Variable": "Speed Mph", "Speed": 2.9, "Route": "Eastern Sierra Vehicle Positions 754c5b012195800c38dc58e72e4f482e", "Rounded Speed": 2}, {"Gtfs Dataset Name": "Eastern Sierra Vehicle Positions", "Shape Array Key": "754c5b012195800c38dc58e72e4f482e", "Trip Id": "t_97725_b_2397_tn_21", "Stop Sequence": 2, "Gtfs Dataset Key": "64b3bb0d6a6888b62be32aa789cc37ef", "Loop Or Inlining": 0, "N Trips": 9, "Variable": "Speed Mph", "Speed": 5.0, "Route": "Eastern Sierra Vehicle Positions 754c5b012195800c38dc58e72e4f482e", "Rounded Speed": 5}, {"Gtfs Dataset Name": "Eastern Sierra Vehicle Positions", "Shape Array Key": "754c5b012195800c38dc58e72e4f482e", "Trip Id": "t_97725_b_2397_tn_9", "Stop Sequence": 3, "Gtfs Dataset Key": "64b3bb0d6a6888b62be32aa789cc37ef", "Loop Or Inlining": 0, "N Trips": 1, "Variable": "Speed Mph", "Speed": null, "Route": "Eastern Sierra Vehicle Positions 754c5b012195800c38dc58e72e4f482e", "Rounded Speed": 0}, {"Gtfs Dataset Name": "Eastern Sierra Vehicle Positions", "Shape Array Key": "754c5b012195800c38dc58e72e4f482e", "Trip Id": "t_97725_b_2397_tn_3", "Stop Sequence": 3, "Gtfs Dataset Key": "64b3bb0d6a6888b62be32aa789cc37ef", "Loop Or Inlining": 0, "N Trips": 1, "Variable": "Speed Mph", "Speed": 0.0, "Route": "Eastern Sierra Vehicle Positions 754c5b012195800c38dc58e72e4f482e", "Rounded Speed": 0}, {"Gtfs Dataset Name": "Eastern Sierra Vehicle Positions", "Shape Array Key": "e3c5ed2c6fa6cd5c5cd57d46aeb3cd8e", "Trip Id": "t_195132_b_78389_tn_1", "Stop Sequence": 4, "Gtfs Dataset Key": "64b3bb0d6a6888b62be32aa789cc37ef", "Loop Or Inlining": 0, "N Trips": 1, "Variable": "Speed Mph", "Speed": 34.6, "Route": "Eastern Sierra Vehicle Positions e3c5ed2c6fa6cd5c5cd57d46aeb3cd8e", "Rounded Speed": 34}, {"Gtfs Dataset Name": "Eastern Sierra Vehicle Positions", "Shape Array Key": "e3c5ed2c6fa6cd5c5cd57d46aeb3cd8e", "Trip Id": "t_195132_b_78389_tn_1", "Stop Sequence": 7, "Gtfs Dataset Key": "64b3bb0d6a6888b62be32aa789cc37ef", "Loop Or Inlining": 0, "N Trips": 1, "Variable": "Speed Mph", "Speed": 0.5, "Route": "Eastern Sierra Vehicle Positions e3c5ed2c6fa6cd5c5cd57d46aeb3cd8e", "Rounded Speed": 0}, {"Gtfs Dataset Name": "Eastern Sierra Vehicle Positions", "Shape Array Key": "e3c5ed2c6fa6cd5c5cd57d46aeb3cd8e", "Trip Id": "t_195132_b_78389_tn_1", "Stop Sequence": 8, "Gtfs Dataset Key": "64b3bb0d6a6888b62be32aa789cc37ef", "Loop Or Inlining": 0, "N Trips": 1, "Variable": "Speed Mph", "Speed": 0.5, "Route": "Eastern Sierra Vehicle Positions e3c5ed2c6fa6cd5c5cd57d46aeb3cd8e", "Rounded Speed": 0}, {"Gtfs Dataset Name": "Eastern Sierra Vehicle Positions", "Shape Array Key": "e3c5ed2c6fa6cd5c5cd57d46aeb3cd8e", "Trip Id": "t_195132_b_78389_tn_1", "Stop Sequence": 42, "Gtfs Dataset Key": "64b3bb0d6a6888b62be32aa789cc37ef", "Loop Or Inlining": 0, "N Trips": 1, "Variable": "Speed Mph", "Speed": 11.8, "Route": "Eastern Sierra Vehicle Positions e3c5ed2c6fa6cd5c5cd57d46aeb3cd8e", "Rounded Speed": 11}]}}
